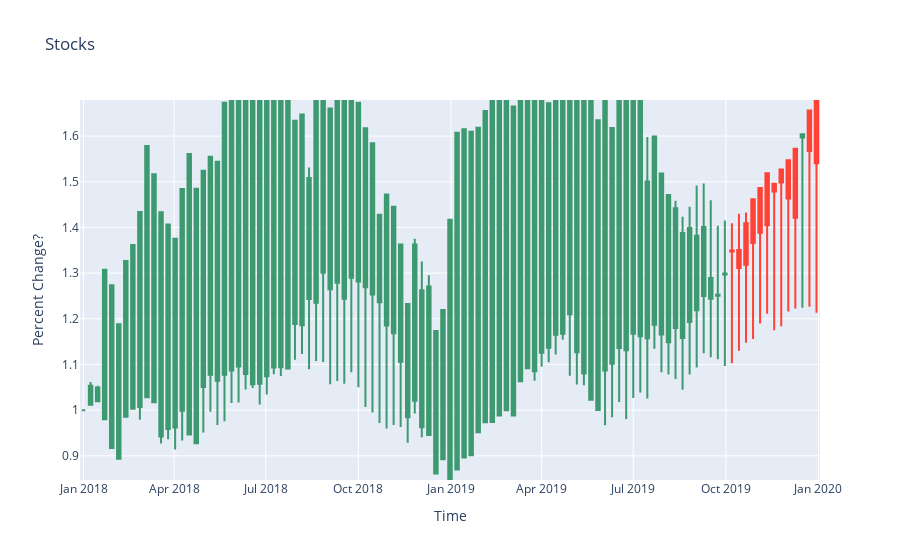

Notebook code cell kept with this figure:
### Code cell
import plotly.graph_objects as go
import pandas as pd

fig = go.Figure(data=[go.Candlestick(x=dataframe['date'],
                open=dataframe['AAPL'], high=dataframe['GOOG'],
                low=dataframe['AMZN'], close=dataframe['NFLX'])
                     ])

fig.update_layout(xaxis_title="Time", yaxis_title="Percent Change?",title="Stocks",xaxis_rangeslider_visible=False)
fig.show()
